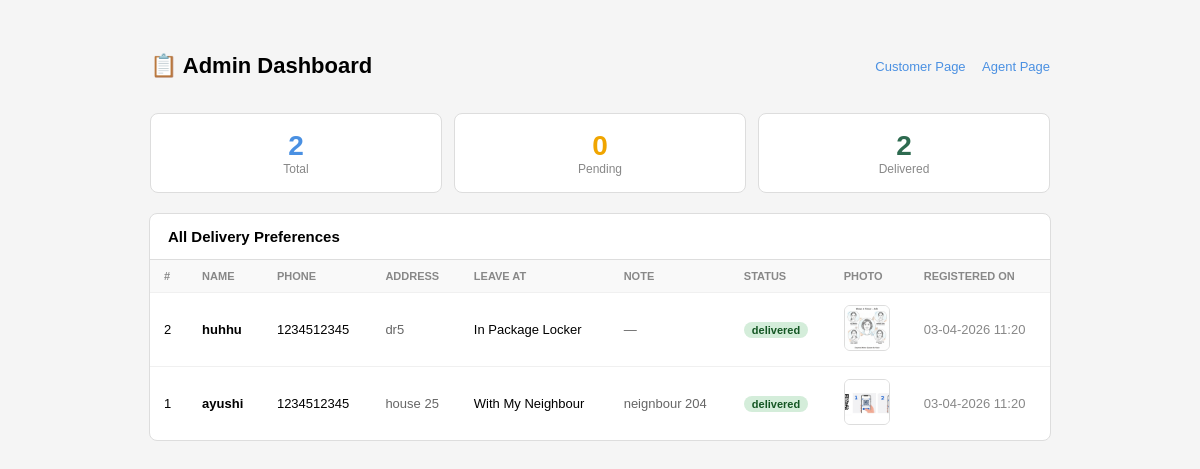
The page /admin on the database its author committed.
### tables this page shows
CREATE TABLE preferences (
            id            INTEGER PRIMARY KEY AUTOINCREMENT,
            name          TEXT NOT NULL,
            phone         TEXT NOT NULL,
            address       TEXT NOT NULL,
            leave_at      TEXT NOT NULL,
            note          TEXT,
            status        TEXT DEFAULT 'pending',
            photo         TEXT,
            created_at    TEXT NOT NULL
        );

### app.py (the view)
@app.route("/admin")
def admin_page():
    conn = sqlite3.connect("dropnote.db")
    conn.row_factory = sqlite3.Row  # so we can use row["name"] instead of row[0]
    records = conn.execute("SELECT * FROM preferences ORDER BY id DESC").fetchall()
    conn.close()
    return render_template("admin.html", records=records)

### templates/admin.html (shortened to what this page needs)
<!DOCTYPE html>
<html lang="en">
<head>
</head>
<body>
  <div class="header">
    <h1>📋 Admin Dashboard</h1>
    <div class="links">
      <a href="/">Customer Page</a>
      <a href="/agent">Agent Page</a>
    </div>
  </div>
  <div class="stats">
    <div class="stat total">
      <div class="num">{{ records | length }}</div>
      <div class="lbl">Total</div>
    </div>
    <div class="stat pending">
      <div class="num">
        {{ records | selectattr("status", "equalto", "pending") | list | length }}
      </div>
      <div class="lbl">Pending</div>
    </div>
    <div class="stat delivered">
      <div class="num">
        {{ records | selectattr("status", "equalto", "delivered") | list | length }}
      </div>
      <div class="lbl">Delivered</div>
    </div>
  </div>
  <div class="table-box">
    <div class="table-title">All Delivery Preferences</div>
    {% if records %}
    <table>
      <thead>
        <tr>
          <th>#</th>
          <th>Name</th>
          <th>Phone</th>
          <th>Address</th>
          <th>Leave At</th>
          <th>Note</th>
          <th>Status</th>
          <th>Photo</th>
          <th>Registered On</th>
        </tr>
      </thead>
      <tbody>
        {% for r in records %}
        <tr>
          <td>{{ r["id"] }}</td>
          <td><strong>{{ r["name"] }}</strong></td>
          <td>{{ r["phone"] }}</td>
          <td style="color:#666">{{ r["address"] }}</td>
          <td>{{ r["leave_at"] }}</td>
          <td style="color:#666">{{ r["note"] or "—" }}</td>
          <td>
            <span class="badge badge-{{ r['status'] }}">
              {{ r["status"] }}
            </span>
          </td>
          <td>
            {% if r["photo"] %}
              <a href="/static/uploads/{{ r['photo'] }}" target="_blank">
                <img src="/static/uploads/{{ r['photo'] }}"
                     style="width:44px; height:44px; object-fit:cover;
                            border-radius:6px; border:1px solid #ddd;"/>
              </a>
            {% else %}
              <span style="color:#ccc">—</span>
            {% endif %}
          </td>
          <td style="color:#888">{{ r["created_at"] }}</td>
        </tr>
        {% endfor %}
      </tbody>
    </table>
    {% else %}
    <div class="empty">
      No records yet. Go to the
      <a href="/" style="color:#4a90e2">Customer Page</a>
      to register a preference.
    </div>
    {% endif %}
  </div>
</body>
</html>

### templates/admin.html (style rules this page uses)
body { font-family: Arial, sans-serif; background: #f5f5f5; padding: 30px 16px; }
.header { display: flex; justify-content: space-between; align-items: center; max-width: 900px; margin: 0 auto 20px; }
h1 { font-size: 22px; }
.links a { margin-left: 12px; color: #4a90e2; text-decoration: none; font-size: 13px; }
.stats { display: flex; gap: 12px; max-width: 900px; margin: 0 auto 20px; flex-wrap: wrap; }
.stat { background: white; border-radius: 8px; padding: 16px 20px; text-align: center; border: 1px solid #ddd; flex: 1; min-width: 100px; }
.stat .num { font-size: 28px; font-weight: bold; }
.stat .lbl { font-size: 12px; color: #888; }
.stat.total .num { color: #4a90e2; }
.stat.pending .num { color: #f0a500; }
.stat.delivered .num { color: #2d6a4f; }
.table-box { max-width: 900px; margin: 0 auto; background: white; border-radius: 8px; border: 1px solid #ddd; overflow: hidden; }
.table-title { padding: 14px 18px; border-bottom: 1px solid #ddd; font-weight: bold; font-size: 15px; }
table { width: 100%; border-collapse: collapse; font-size: 13px; }
th { padding: 10px 14px; text-align: left; background: #f9f9f9; color: #888; font-size: 11px; text-transform: uppercase; }
td { padding: 12px 14px; border-top: 1px solid #f0f0f0; }
.badge { display: inline-block; padding: 2px 8px; border-radius: 20px; font-size: 11px; font-weight: bold; }
.badge-delivered { background: #d4edda; color: #155724; }

### rows shown on the page
preferences: id "2", name "huhhu", phone "1234512345", address "dr5", leave_at "In Package Locker", note "—", status "delivered", photo (picture), created_at "03-04-2026 11:20"
preferences: id "1", name "ayushi", phone "1234512345", address "house 25", leave_at "With My Neighbour", note "neignbour 204", status "delivered", photo (picture), created_at "03-04-2026 11:20"

### other values the page prints
{{ records | length }} "2"
{{ records | selectattr("status", "equalto", "pending") | list | length }} "0"
{{ records | selectattr("status", "equalto", "delivered") | list | length }} "2"
